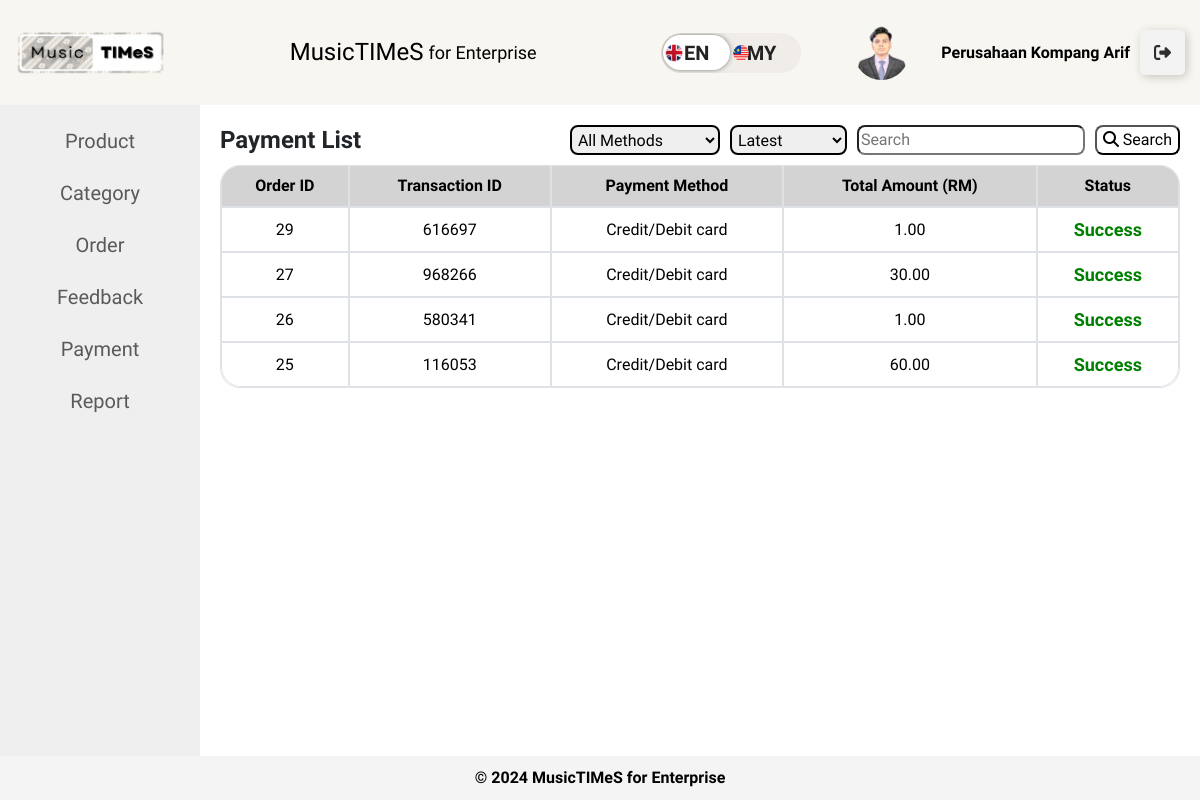
The app's page /enterprise/payment-listing.php (signed in) with its own data.
### tables this page shows
CREATE TABLE `enterprise` (
  `enterprise_id` int(11) NOT NULL,
  `enterprise_name` varchar(100) DEFAULT NULL,
  `enterprise_username` varchar(20) DEFAULT NULL,
  `enterprise_email` varchar(100) DEFAULT NULL,
  `enterprise_password` varchar(255) DEFAULT NULL,
  `enterprise_image` varchar(255) DEFAULT NULL,
  `enterprise_phone` varchar(15) DEFAULT NULL,
  `enterprise_address` text DEFAULT NULL,
  `ssm_certificate` varchar(255) DEFAULT NULL,
  `confirm_password` varchar(255) DEFAULT NULL,
  `otp` int(6) DEFAULT NULL,
  `otp_sent_at` timestamp NULL DEFAULT NULL,
  `verified_at` timestamp NULL DEFAULT NULL,
  `is_verified` tinyint(1) NOT NULL
);

CREATE TABLE `payment` (
  `payment_id` int(12) NOT NULL,
  `order_id` int(12) DEFAULT NULL,
  `customer_id` int(12) DEFAULT NULL,
  `transaction_id` text DEFAULT NULL,
  `total_amount` decimal(10,2) DEFAULT NULL,
  `payment_method` enum('Online Banking','Credit/Debit card') DEFAULT NULL,
  `enterprise_id` int(11) NOT NULL
);

### enterprise/payment-listing.php (the view, shortened to what this page needs)
<?php include './layout/main.php'; ?>
<head>
</head>
<main>
    <?php include './layout/menu.php'; ?>
    <?php
        $enterprise_id = isset($_SESSION['enterprise_id']) ? $_SESSION['enterprise_id'] : null;
        $enterprise_id = intval($enterprise_id);
        $sort_order = isset($_GET['sort_order']) ? $_GET['sort_order'] : 'latest';
        $search_query = isset($_GET['search_query']) ? $_GET['search_query'] : '';
        $query = "
            SELECT
                payment.payment_id,
                payment.order_id,
                payment.transaction_id,
                payment.payment_method,
                (SELECT SUM(order_item.order_quantity * product.product_price)
                FROM order_item
                JOIN product ON order_item.product_id = product.product_id
                WHERE order_item.order_id = payment.order_id AND product.enterprise_id = ?) AS total_amount
            FROM payment
            JOIN `order` ON payment.order_id = `order`.order_id
            WHERE payment.order_id IN (
                SELECT order_item.order_id
                FROM order_item
                JOIN product ON order_item.product_id = product.product_id
                WHERE product.enterprise_id = ?
            )
        ";
        switch ($sort_order) {
            case 'latest':
                $query .= " ORDER BY payment.payment_id DESC";
                break;
        }
        $stmt = $conn->prepare($query);
        $query_params = [$enterprise_id, $enterprise_id];
        $param_types = 'ii';
        $stmt->bind_param($param_types, ...$query_params);
        $stmt->execute();
        $result = $stmt->get_result();
    ?>
    <section>
        <div style="display: flex; justify-content: space-between; align-items: center; margin-bottom: 10px;">
            <h1 style="text-align: center; font-weight: bold;"><?php echo __('payment_list')?></h1>
            <div>
                <form method="GET" style="display: flex; gap: 10px;">
                    <select name="payment_method" style="border-radius: 8px; border: solid 2px black; padding: 2px;">
                        <option value=""><?php echo __('all_methods') ?></option>
                    </select>
                    <select name="sort_order" style="border-radius: 8px; border: solid 2px black; padding: 2px;">
                        <option value="latest" <?php if ($sort_order == 'latest') echo 'selected'; ?>><?php echo __('latest') ?></option>
                    </select>
                    <input type="text" name="search_query" style="border-radius: 8px;" autocomplete="off" placeholder="<?php echo __('search') ?>" value="<?php echo htmlspecialchars($search_query); ?>">
                    <button type="submit" style="border-radius: 8px; transition: background-color 0.5s, color 0.5s; background-color: white; color: black;" onmouseover="this.style.backgroundColor='black'; this.style.color='white';" onmouseout="this.style.backgroundColor='white'; this.style.color='black';"><i class="fa-solid fa-magnifying-glass fa-beat-fade"></i> <?php echo __('search'); ?></button>
                </form>
            </div>
        </div>
        <table class="table table-bordered">
            <thead>
                <tr>
                    <th><?php echo __('order_id')?></th>
                    <th><?php echo __('transaction_id')?></th>
                    <th><?php echo __('payment_method')?></th>
                    <th><?php echo __('total_amount')?> (RM)</th>
                    <th><?php echo __('status')?></th>
                </tr>
            </thead>
            <tbody>
                <?php
                if ($result->num_rows > 0) {
                    while($payment = $result->fetch_assoc()) { ?>
                         <tr>
                            <td><?=$payment['order_id']?></td>
                            <td><?=$payment['transaction_id']?></td>
                            <td>
                            <?php
                            if ($payment['payment_method'] == 'Online Banking') {
                                echo __('bank');
                            } elseif ($payment['payment_method'] == 'Credit/Debit card') {
                                echo __('card');
                            } else {
                                echo $payment['payment_method'];
                            }
                            ?>
                            </td>
                            <td><?=number_format($payment['total_amount'], 2)?></td>
                            <td style="text-align: center; color: green; font-weight: bold; font-size: 18px;"><?php echo __('success')?></td>
                         </tr>
                <?php }} ?>
            </tbody>
        </table>
    </section>
</main>
<?php include './layout/footer.php'; ?>
</body>
</html>

### enterprise/layout/main.php (shortened to what this page needs)
<?php
include '../db.php';
?>
<?php
$language = 'en';
$langFile = "../languages/{$language}.php";
if (file_exists($langFile)) {
    $translations = include $langFile;
} else {
    $translations = [];
}
function __($key) {
    global $translations;
    return $translations[$key] ?? $key;
}
?>
<!DOCTYPE html>
<html lang="en">
<head>
    <link href="https://cdn.jsdelivr.net/npm/bootstrap@5.3.2/dist/css/bootstrap.min.css" rel="stylesheet">
    <link rel="stylesheet" href="../style/sidebar_enterprise.css">
</head>
<body>
<header>
    <img src="../image/logo.png" alt="MusicTIMeS Logo" id="logo">
    <h1>MusicTIMeS <span><?php echo __('title')?></span></h1>
    <div class="header-options">
        <div class="btn-container">
            <form method="post" id="languageForm">
                <label class="switch btn-language-mode-switch">
                    <label class="btn-language-mode-switch-inner" data-off="en" data-on="my" for="language_mode" style="text-transform: uppercase; display:flex;align-items:center; font-size:12px">
                        <img src="../image/england.png" alt="EN Flag" style="width: 20px; height: 20px; margin-left:3px; z-index:1000" /></img>
                        <img src="../image/malaysia.png" alt="MY Flag" style="width: 20px; height: 20px; margin-left:47px; z-index:1000" /></img>
                    </label>
                </label>
            </form>
        </div>
        <div class="profile-option" style="background-color: #F8F6F0;">
            <?php
                $enterprise_username = $_SESSION['enterprise_username'];
                $query = "SELECT enterprise_name, enterprise_image FROM enterprise WHERE enterprise_username='$enterprise_username'";
                $result = $conn->query($query);
                $enterprise = $result->fetch_assoc();
            ?>
            <div class="profile-info">
            <div class="profile-image">
                <?php
                $image_path = "/musictimes/image/enterprise/";
                $default_image = "/musictimes/image/default-profile-image.png";
                if (!empty($enterprise['enterprise_image']) && file_exists($_SERVER['DOCUMENT_ROOT'] . $image_path . $enterprise['enterprise_image'])) {
                    $image_path .= $enterprise['enterprise_image'];
                } else {
                    $image_path = $default_image;
                }
                echo '<img src="' . htmlspecialchars($image_path, ENT_QUOTES, 'UTF-8') . '" alt="Enterprise Profile Image" style="width: 50%; height: 50%; max-width: 100px; max-height: 100px; border-radius: 50%;">';
                ?>
            </div>
            <div class="profile-details">
                <a href="./enterprise-profile.php" class="enterprise-link" style="color: initial; text-decoration: none;" onmouseover="this.style.color='grey'" onmouseout="this.style.color='initial'">
                    <p class="enterprise-name"><?php echo $enterprise['enterprise_name']; ?></p>
                </a>
            </div>
            </div>
            </div>
        <div>
        <a class="logout-button" href="#" onclick="confirmLogout()">
        <div class="sign"></div>
        <div class="text"><?php echo __('logout')?></div></a>
            </div>
    </div>
</header>

### style/sidebar_enterprise.css (style rules this page uses)
* { font-family: "Freeman", sans-serif; }
body { font-family: Arial Narrow; margin: 0; padding: 0; display: flex; flex-direction: column; min-height: 100vh; background-color: #f4f4f4; }
header { background-color: #F8F6F0; color: black; padding: 15px; text-align: center; flex-shrink: 0; display: flex; justify-content: space-between; align-items: center; box-shadow: 0 2px 5px rgba(0, 0, 0, 0.2); }
#logo { max-width: 150px; height: auto; }
h1 { margin: 0; font-size: 1.5em; display: flex; align-items: center; }
span { font-weight: normal; font-size: 0.8em; margin-left: 5px; }
.header-options { display: flex; align-items: center; }
.language-dropdown, .profile-option, .logout-option { margin-left: 20px; }
.language-dropdown a, .profile-option a, .logout-option a { color: black; }
select { padding: 8px; border: none; border-radius: 4px; }
a { color: white; text-decoration: none; }
header span { font-size: large; }
.logout-button { --black: #000000; --ch-black: #141414; --eer-black: #1b1b1b; --night-rider: #2e2e2e; --white: #ffffff; --af-white: #f3f3f3; --ch-white: #e1e1e1; display: flex; align-items: center; justify-content: flex-start; width: 45px; height: 45px; border: none; border-radius: 5px; cursor: pointer; position: relative; overflow: hidden; transition-duration: .3s; box-shadow: 2px 2px 10px rgba(0, 0, 0, 0.199); background-color: var(--af-white); }
.sign { width: 100%; transition-duration: .3s; display: flex; align-items: center; justify-content: center; }
.sign svg { width: 17px; }
main { display: flex; flex: 1; background-color: #fff; }
section { flex: 1; padding: 20px; }
.btn-container { display: table-cell; vertical-align: middle; text-align: center; }
.btn-language-mode-switch { display: inline-block; margin: 0px; position: relative; }
.btn-language-mode-switch > label.btn-language-mode-switch-inner { margin: 0px; width: 140px; height: 40px; background-color: #f0ede9; border-radius: 26px; overflow: hidden; position: relative; transition: all 0.3s ease; display: block; }
.btn-language-mode-switch > label.btn-language-mode-switch-inner:before { content: attr(data-on); position: absolute; font-size: 20px; font-weight: 600; right: 25px; color: #222; }
.btn-language-mode-switch > label.btn-language-mode-switch-inner:after { content: attr(data-off); width: 67px; height: 35px; left: 2px; background: #fff; border-radius: 26px; position: absolute; font-size: 20px; display: flex; justify-content: center; text-align: center; transition: all 0.3s ease; box-shadow: 0px 0px 6px -2px #111; padding: 5px 0px; color: #222; font-weight: 600; align-items: center; }
.profile-option { display: flex; align-items: center; justify-content: space-between; padding: 10px; background-color: #F8F6F0; border-radius: 10px; }
.profile-info { display: flex; align-items: center; }
.profile-image img { width: 25%; height: 25%; max-width: 40px; max-height: 40px; border-radius: 50%; margin-right: 10px; }
.enterprise-name { font-weight: bold; margin: 0; }

### enterprise/layout/main.php (style rules this page uses)
.profile-details { position: relative; display: inline-block; }
.enterprise-link { color: initial; text-decoration: none; }

### enterprise/payment-listing.php (style rules this page uses)
* { font-family: "Freeman", sans-serif; }
.table { border-collapse: separate; border-spacing: 0; border-radius: 20px; overflow: hidden; border: 1px solid #dee2e6; }
.table th, .table td { border: 1px solid #dee2e6; }
.table thead th { background-color: lightgrey; text-align: center; border-top: none; }
.table tbody tr:first-child td:first-child { border-top-left-radius: 0px; }
.table tbody tr:first-child td:last-child { border-top-right-radius: 0px; }
.table tbody tr:last-child td:first-child { border-bottom-left-radius: 20px; }
.table tbody tr:last-child td:last-child { border-bottom-right-radius: 20px; }
.table td { text-align: center; vertical-align: middle; }

### records on screen
enterprise: enterprise_image (picture), enterprise_name "Perusahaan Kompang Arif"
payment: order "29", transaction "616697", total_amount "1.00"
payment: order "27", transaction "968266", total_amount "30.00"
payment: order "26", transaction "580341", total_amount "1.00"
payment: order "25", transaction "116053", total_amount "60.00"

### other values on screen
__('title') "for Enterprise"
__('product') "Product"
__('category') "Category"
__('order') "Order"
__('feedback') "Feedback"
__('payment') "Payment"
__('report') "Report"
__('payment_list') "Payment List"
__('search') "Search"
__('order_id') "Order ID"
__('transaction_id') "Transaction ID"
__('payment_method') "Payment Method"
__('total_amount') "Total Amount"
__('status') "Status"
form field payment_method "All Methods"
